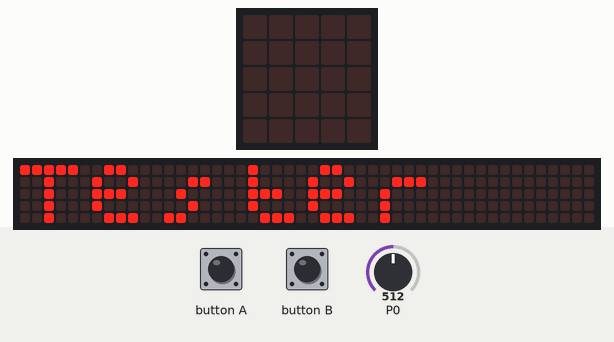
Bench run of a program on a simulated BBC micro:bit (MakeCode). Parts: the board's 5×5 LED display, a strip that is not on the board, showing the scrolling text unrolled. The inputs (shaded band) are chosen by the test bench; at power-on: P0 = 512 (analog values on the 0–1023 scale). The 48×5 strip is a reading aid, not a part: it shows the text the display is scrolling, unrolled, one strip-width of it at a time.

Above: at 13.1 s.
14.8 s: button A pressed for 0.15 s
At 15.02 s:
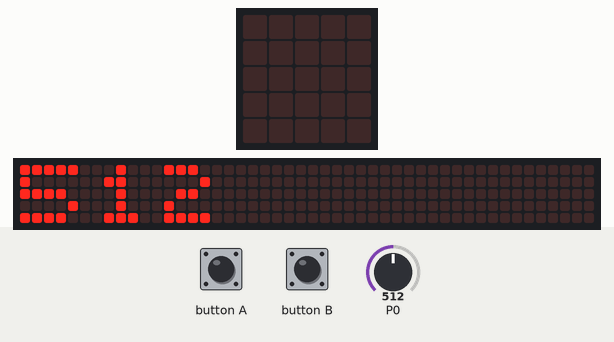
15.5 s: button B pressed for 0.15 s
At 18.7 s:
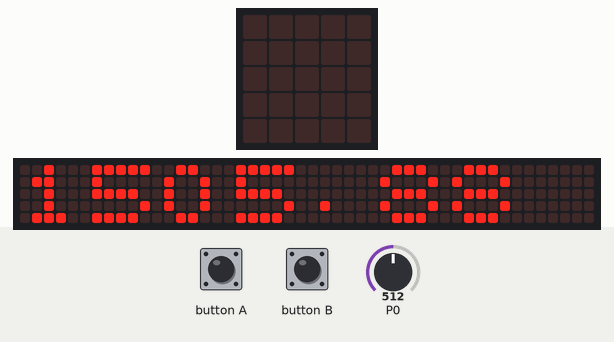
22.2 s: button A pressed for 0.15 s
At 27.92 s:
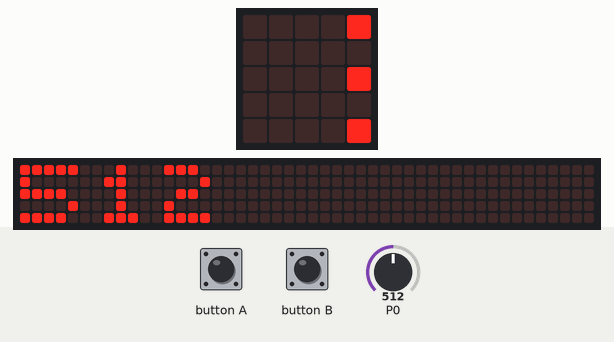

Measured:
- after the input at 14.8 s, the display: changes after 0.15 s (image 1)
- what the display in image 0 shows lasts 0.4 s, from 13.1 s to 13.5 s

The program:

main.ts
```typescript
input.onButtonPressed(Button.A, function () {
    basic.showNumber(pins.analogReadPin(AnalogPin.P0))
    basic.pause(2000)
    basic.clearScreen()
})
input.onButtonPressed(Button.B, function () {
    reading = pins.analogReadPin(AnalogPin.P0)
    voltage = reading * 1000 / 340
    basic.showNumber(voltage)
    basic.pause(2000)
    basic.clearScreen()
})
let voltage = 0
let reading = 0
basic.showString("Battery Tester")
```

test.ts
```typescript
// οι δοκιμές πηγαίνουν εδώ, δεν θα γίνει εκτέλεση όταν αυτό το πακέτο χρησιμοποιηθεί ως επέκταση.
```
